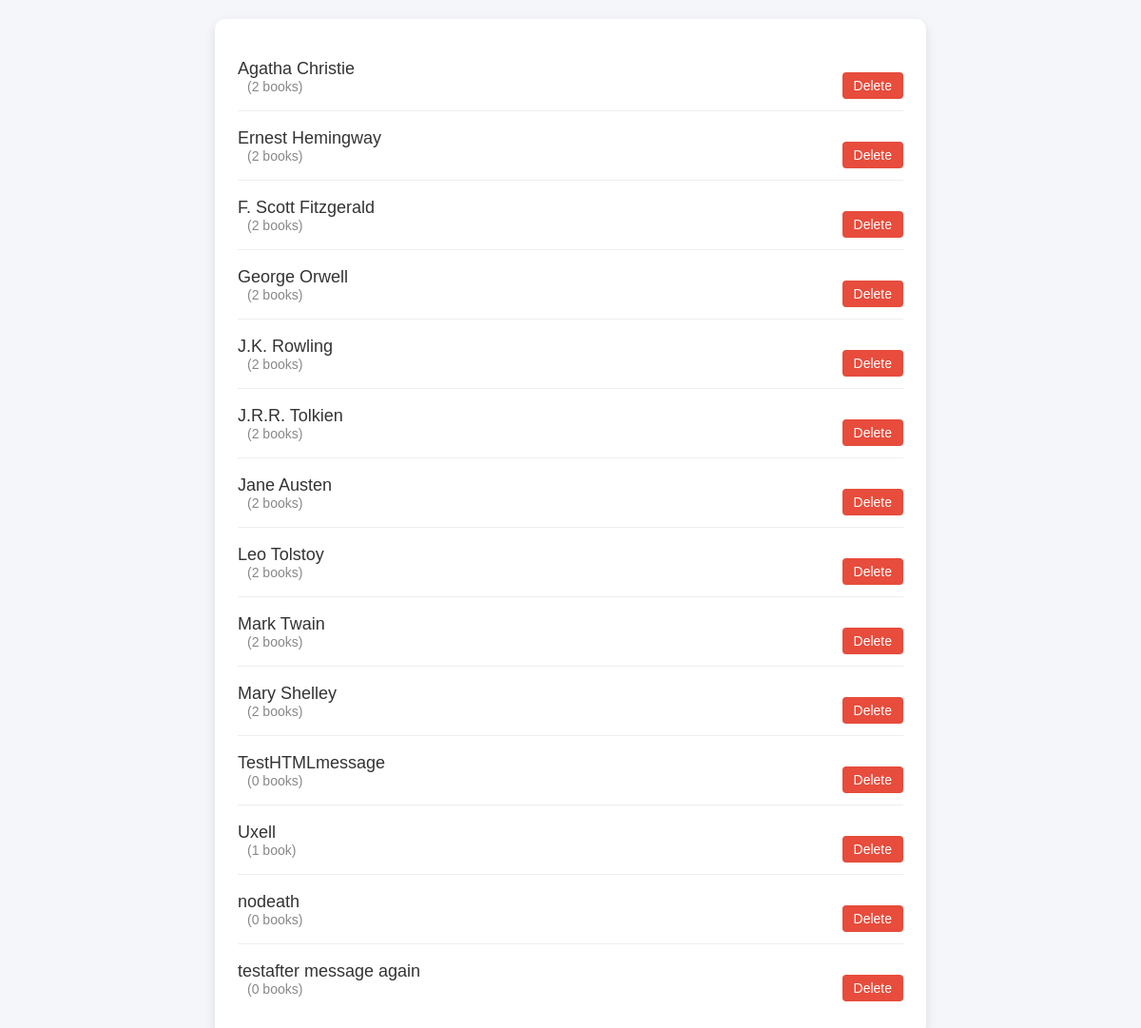
Page /authors on the earlier database version.
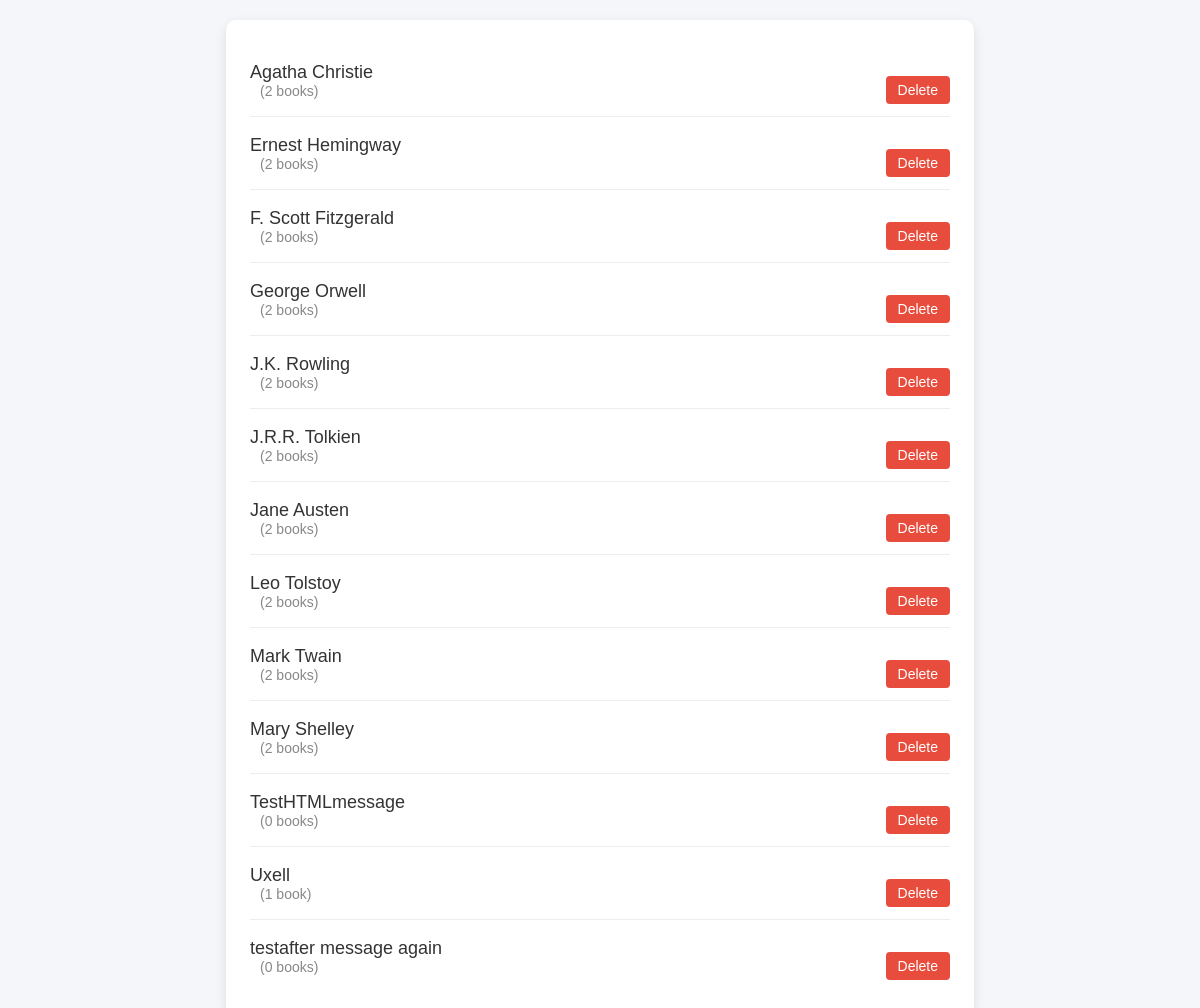
Same page on the later database version.
### data_models.py (models this page shows, shortened)
class Author(db.Model):
    __tablename__ = 'authors'
    id = db.Column(db.Integer, primary_key=True, autoincrement=True)
    name = db.Column(db.String)
    birth_date = db.Column(db.Date)
    date_of_death = db.Column(db.Date, nullable=True)

### app.py (the view)
@app.route('/authors', methods=['GET'])
def authors_list():
    if request.method == 'GET':
        deleted_successfully = request.args.get('deleted_successfully')
        authors_with_count = (
        db.session.query(Author, func.count(Book.id).label('book_count'))
        .outerjoin(Book)
        .group_by(Author.id)
        .order_by(Author.name)
        .all()
    )
    return render_template('authors.html', authors=authors_with_count, deleted_successfully=deleted_successfully)

### templates/authors.html (shortened to what this page needs)
<!DOCTYPE html>
<html lang="en">
<head>
    <link rel="stylesheet" href="{{ url_for('static', filename='css/style.css') }}">
  </head>
<body>
<div class="container">
  <div class="author-list-section">
  {% for author, count in authors %}
    <div class="author">
      <div class="author-info">
        <div class="author-name">{{ author.name }}</div>
        <div class="book-count">({{ count }} book{{ 's' if count != 1 else '' }})</div>
      </div>
      <form action="/author/{{ author.id }}/delete" method="post">
        <button class="delete-btn" type="submit">Delete</button>
      </form>
    </div>
  {% endfor %}
</div>
</div>
</body>
</html>

### static/css/style.css (style rules this page uses)
body { font-family: Arial, sans-serif; background-color: #f5f6fa; padding: 20px; margin: 0; }
.container { max-width: 700px; margin: 0 auto; background-color: #fff; padding: 24px; border-radius: 10px; box-shadow: 0 4px 12px rgba(0, 0, 0, 0.1); }
.delete-btn { background-color: #e74c3c; color: white; border: none; padding: 6px 12px; border-radius: 4px; cursor: pointer; font-size: 14px; transition: background-color 0.2s ease; }
button.delete-btn { margin-top: 20px; }
.author-list-section .author { display: flex; justify-content: space-between; align-items: center; padding: 12px 0; border-bottom: 1px solid #eee; }
.author-list-section .author:last-child { border-bottom: none; }
.author-list-section .author-name { font-size: 18px; font-weight: 500; color: #333; }
.author-list-section .book-count { color: #888; font-size: 14px; margin-left: 10px; }

Differences in the rows shown:
removed Author: name "nodeath", count "0", value "s"
